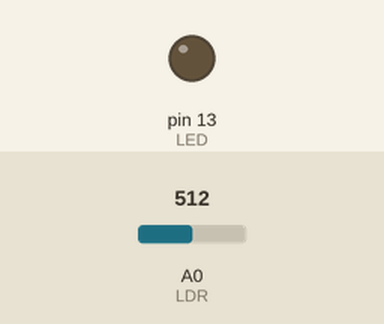
A sketch run on a simulated Arduino Uno, built with avr-gcc and run on an emulated ATmega328P. Shown: output pins drawn as LEDs (lit = HIGH). Inputs (shaded band) come from the test bench; at power-on: A0 (LDR) = 512. What the sketch prints to the serial monitor is not drawn.

Above: at 0.1 s.
At 0.6 s:
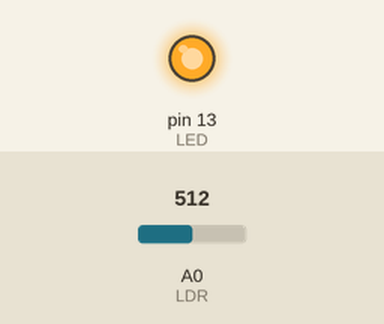
Timing chart, 0 to 2.1 s (numbered marks = the images above):
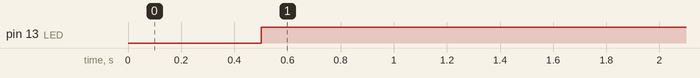

Measured:
- by itself, pin 13 (LED): LOW → HIGH at 0.50 s

The sketch:

LDR.ino.ino
```cpp
int LED=13;
int LDR=A0;

void setup()
{
  pinMode(LED, OUTPUT);
  pinMode(LDR, INPUT);
  Serial.begin(9600);
}

void loop()
{
  int sensorval = analogRead(LDR);
  Serial.println(sensorval);
  delay(500);
  if(sensorval < 600)
    digitalWrite(LED, HIGH);
  else
    digitalWrite(LED, LOW);
  delay(500);
}
```
